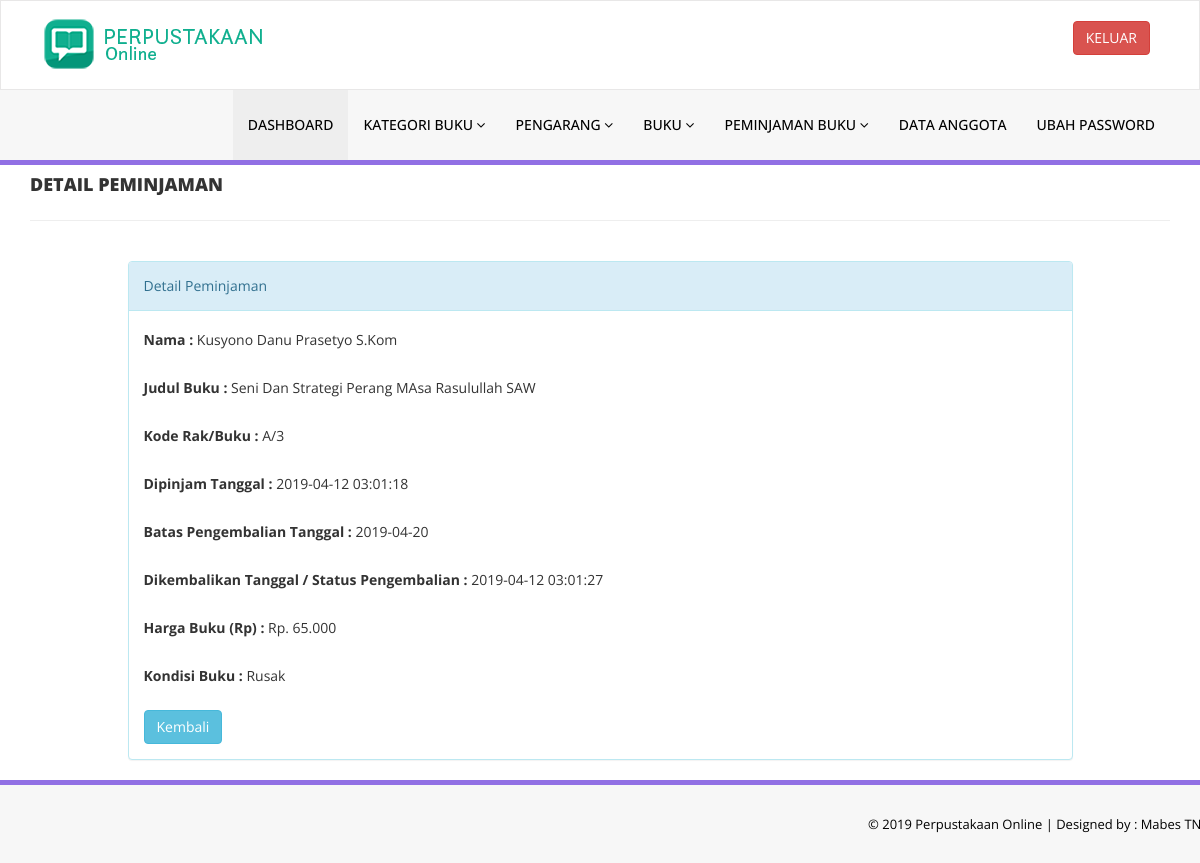
The page /admin/detail-issue-bookdeails.php?rid=33 (signed in) on the database its author committed.
### tables this page shows
CREATE TABLE `tblissuedbookdetails` (
  `id` int(11) NOT NULL,
  `BookId` int(11) DEFAULT NULL,
  `StudentID` varchar(150) DEFAULT NULL,
  `IssuesDate` timestamp NULL DEFAULT CURRENT_TIMESTAMP,
  `ReturnDate` timestamp NULL DEFAULT NULL ON UPDATE CURRENT_TIMESTAMP,
  `RetrunStatus` int(1) DEFAULT NULL,
  `fine` varchar(11) DEFAULT NULL,
  `Batas` date DEFAULT NULL
);

CREATE TABLE `tblstudents` (
  `id` int(11) NOT NULL,
  `StudentId` varchar(100) DEFAULT NULL,
  `FullName` varchar(120) DEFAULT NULL,
  `EmailId` varchar(120) DEFAULT NULL,
  `MobileNumber` char(11) DEFAULT NULL,
  `Password` varchar(120) DEFAULT NULL,
  `Status` int(1) DEFAULT NULL,
  `RegDate` timestamp NULL DEFAULT CURRENT_TIMESTAMP,
  `UpdationDate` timestamp NULL DEFAULT NULL ON UPDATE CURRENT_TIMESTAMP,
  `Pangkat` varchar(255) DEFAULT NULL,
  `NRP` varchar(255) DEFAULT NULL,
  `Jabatan` varchar(255) DEFAULT NULL,
  `Satuan` varchar(255) DEFAULT NULL
);

CREATE TABLE `tblbooks` (
  `id` int(11) NOT NULL,
  `BookName` varchar(255) DEFAULT NULL,
  `CatId` int(11) DEFAULT NULL,
  `AuthorId` int(11) DEFAULT NULL,
  `ISBNNumber` varchar(11) DEFAULT NULL,
  `BookPrice` int(11) DEFAULT NULL,
  `RegDate` timestamp NULL DEFAULT CURRENT_TIMESTAMP,
  `UpdationDate` timestamp NULL DEFAULT NULL ON UPDATE CURRENT_TIMESTAMP,
  `Gambar` varchar(255) DEFAULT NULL
);

### admin/detail-issue-bookdeails.php (the view, shortened to what this page needs)
<?php
include('includes/config.php');
if(strlen($_SESSION['alogin'])==0)
    {
header('location:index.php');
}
else{
?>
<!DOCTYPE html>
<html xmlns="http://www.w3.org/1999/xhtml">
<head>
    <link href="assets/css/bootstrap.css" rel="stylesheet" />
    <link href="assets/css/font-awesome.css" rel="stylesheet" />
    <link href="assets/css/style.css" rel="stylesheet" />
</head>
<body>
<?php include('includes/header.php');?>
    <div class="content-wra
    <div class="content-wrapper">
         <div class="container">
        <div class="row pad-botm">
            <div class="col-md-12">
                <h4 class="header-line">Detail Peminjaman</h4>
                            </div>
</div>
<div class="row">
<div class="col-md-10 col-sm-6 col-xs-12 col-md-offset-1"">
<div class="panel panel-info">
<div class="panel-heading">
Detail Peminjaman
</div>
<div class="panel-body">
<form role="form" method="post">
<?php
$rid=intval($_GET['rid']);
$sql = "SELECT tblstudents.FullName,tblbooks.BookName,tblbooks.ISBNNumber,tblbooks.BookPrice,tblissuedbookdetails.IssuesDate,tblissuedbookdetails.ReturnDate,tblissuedbookdetails.Batas,tblissuedbookdetails.id as rid,tblissuedbookdetails.fine,tblissuedbookdetails.RetrunStatus from  tblissuedbookdetails join tblstudents on tblstudents.StudentId=tblissuedbookdetails.StudentId join tblbooks on tblbooks.id=tblissuedbookdetails.BookId where tblissuedbookdetails.id=:rid";
$query = $dbh -> prepare($sql);
$query->bindParam(':rid',$rid,PDO::PARAM_STR);
$query->execute();
$results=$query->fetchAll(PDO::FETCH_OBJ);
if($query->rowCount() > 0)
{
foreach($results as $result)
{               ?>
<div class="form-group">
<label>Nama :</label>
<?php echo htmlentities($result->FullName);?>
</div>
<div class="form-group">
<label>Judul Buku :</label>
<?php echo htmlentities($result->BookName);?>
</div>
<div class="form-group">
<label>Kode Rak/Buku :</label>
<?php echo htmlentities($result->ISBNNumber);?>
</div>
<div class="form-group">
<label>Dipinjam Tanggal :</label>
<?php echo htmlentities($result->IssuesDate);?>
</div>
<div class="form-group">
<label>Batas Pengembalian Tanggal :</label>
<?php echo htmlentities($result->Batas);?>
</div>
<div class="form-group">
<label>Dikembalikan Tanggal / Status Pengembalian :</label>
<?php if($result->ReturnDate=="")
                                            {
                                                echo htmlentities("Buku Belum di Kembalikan");
                                            } else {
                                            echo htmlentities($result->ReturnDate);
}
                                            ?>
</div>
<div class="form-group">
<label>Harga Buku (Rp) :</label> Rp.
<?php echo number_format($result->BookPrice, 0, ".", ".");?>
</div>
<div class="form-group">
<label>Kondisi Buku :</label>
<?php echo htmlentities($result->fine);?>
</div>
 <?php if($result->RetrunStatus==1){?>
<button type="submit" name="return" id="submit" class="btn btn-info">Kembali </button>
 </div>
 <?php }}} ?>
                            </div>
                        </div>
                            </div>
        </div>
    </div>
  <?php include('includes/footer.php');?>
</body>
</html>
<?php } ?>

### admin/assets/css/style.css (style rules this page uses)
.header-line { font-weight:900; padding-bottom:25px; border-bottom:1px solid #eeeeee; text-transform:uppercase; }
.pad-botm { padding-bottom:30px; }

### rows shown on the page
tblissuedbookdetails: tblstudents.FullName "Kusyono Danu Prasetyo S.Kom", BookId.BookName "Seni Dan Strategi Perang MAsa Rasulullah SAW", BookId.ISBNNumber "A/3", IssuesDate "2019-04-12 03:01:18", Batas "2019-04-20", ReturnDate "2019-04-12 03:01:27", BookId.BookPrice "65.000", fine "Rusak", RetrunStatus "Kembali"
